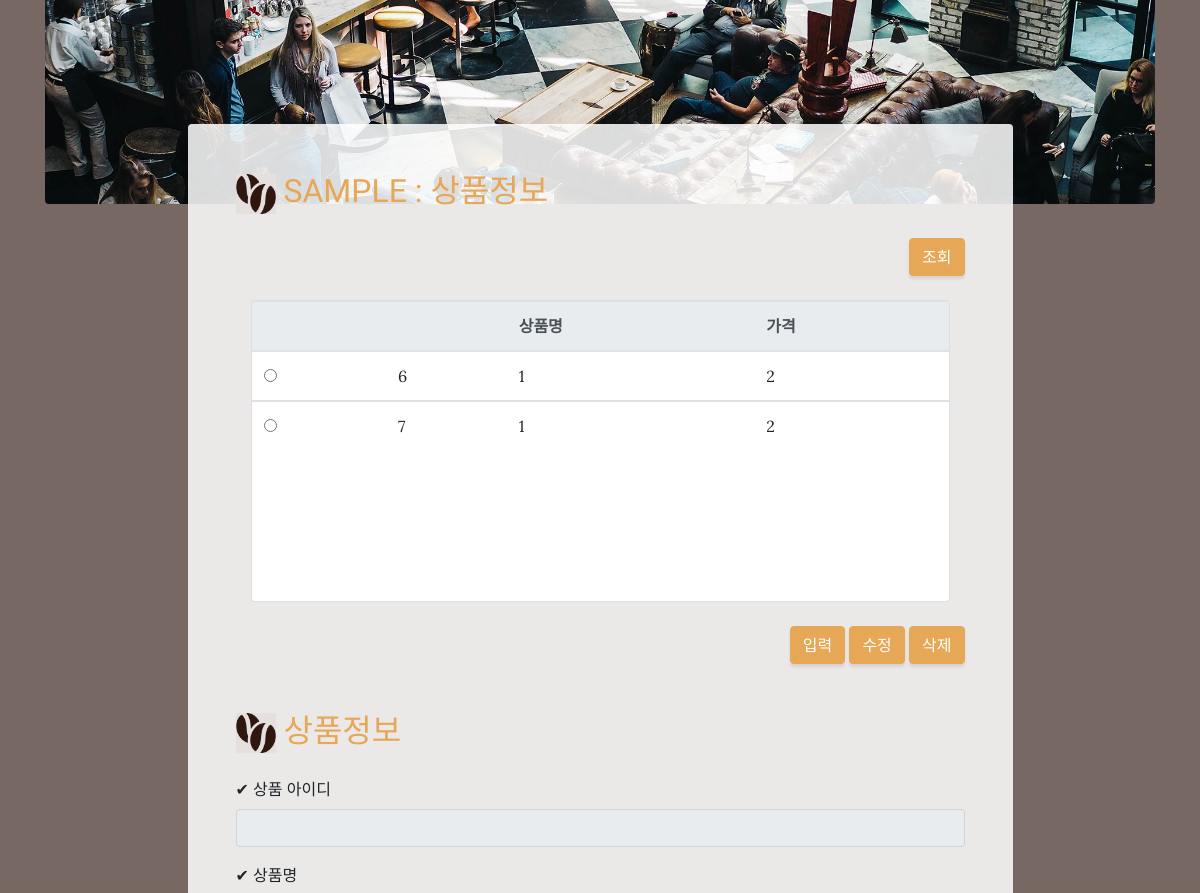
The app's page /maple/serchProduct/ (middle part), older data.
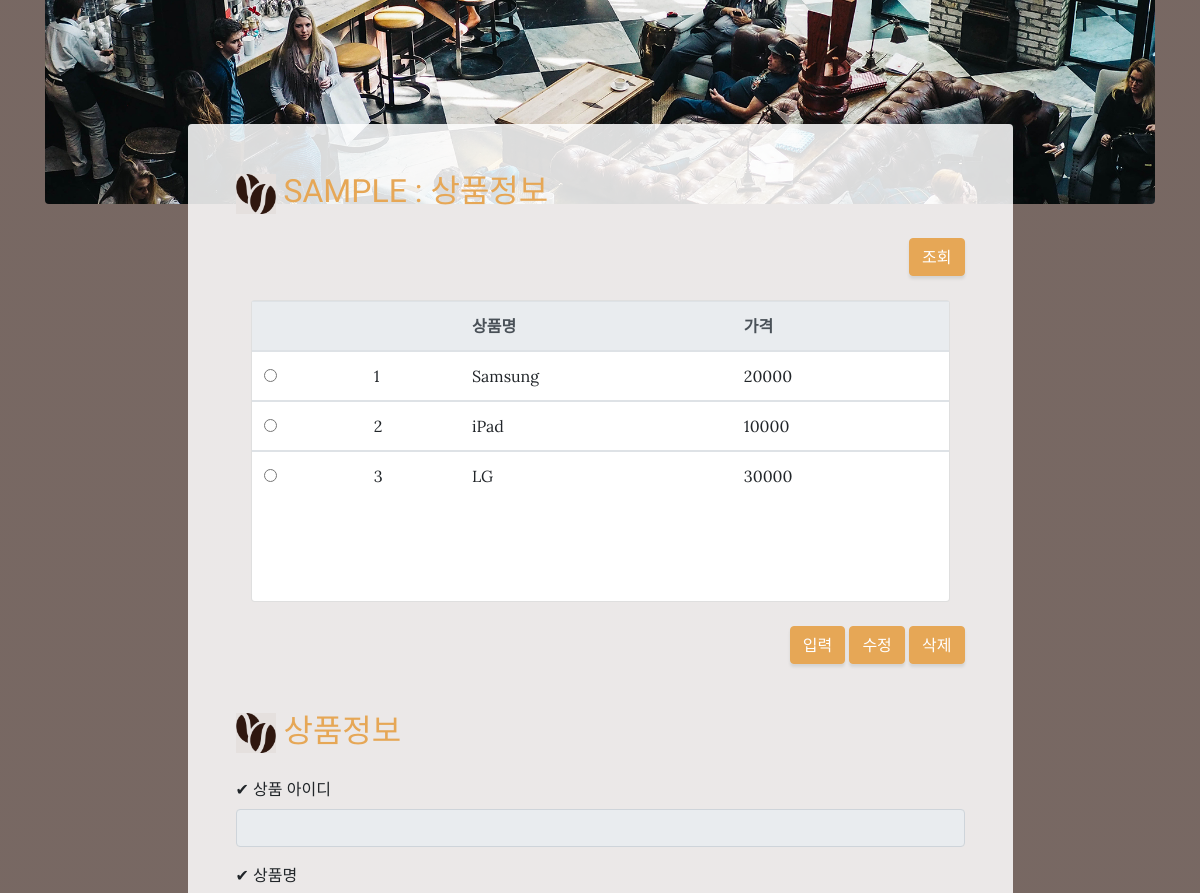
The same page, newer data.
### mapleApp/models.py (models this page shows)
class SampleProduct(models.Model):
    pd_name = models.CharField(max_length=100)
    pd_price = models.IntegerField(default=0)
    def __str__(self):
        return self.pd_name+" , "+str(self.pd_price)

### mapleApp/views.py (the view)
# urls.py: path('serchProduct/', views.serchProduct  ,name='serchProduct'),
def serchProduct(request):
    print('*> serchProduct :')
    producs = SampleProduct.objects.all()
    print('producs',producs)
    context = {'producs': producs}
    return render(request, 'sample_crud.html', context)

### mapleApp/templates/sample_crud.html (shortened to what this page needs)
<!DOCTYPE html>
{% load static%}
<html lang="en">
<head>
  <link href="{% static 'vendor/bootstrap/css/bootstrap.min.css'%}" rel="stylesheet">
  <link href="{% static 'css/business-casual.min.css'  %}" rel="stylesheet">
</head>
<body>
  <section class="page-section about-heading">
    <div class="container">
      <img class="img-fluid rounded about-heading-img mb-3 mb-lg-0" src="img/about.jpg" alt="">
      <div class="about-heading-content">
        <div class="row">
          <div class="col-xl-9 col-lg-10 mx-auto">
            <div class="bg-faded rounded p-5">
              <h2 class="section-heading mb-4">
                <img  src="{% static 'img/cafe_icon3.png'%}" width="40" height="40">
                <span class="text-uppercase text-primary"> SAMPLE : 상품정보 </span>
              </h2>
              <div class="intro-button" align="right">
                <button type="submit" class="btn btn-primary" id="serchBtn1">조회</button>
              </div>
              <br>
{%if producs %}
              <div class="container d-flex justify-content-center mt-50 mb-50">
                <div class="card w-100">
                  <div class="table-responsive">
                    <div style="width:100%; height:300px; overflow:auto ">
                    <table class="table table-hover ">
                      <thead class="thead-light">
                        <tr>
                          <th> </th>
                          <th scope="col"></th>
                          <th scope="col">상품명</th>
                          <th scope="col">가격</th>
                        </tr>
                      </thead>
{%  for produc in  producs   %}
                      <tbody>
                        <tr>
                          <td> <input  type="radio" name="radioValue" value="{{produc.id}}"> </td>
                          <td id="pId_{{produc.id}}">{{produc.id}}</td>
                          <td id="pName_{{produc.id}}" >{{produc.pd_name}}</td>
                          <td id="pPrice_{{produc.id}}">{{produc.pd_price}}</td>
                        </tr>
{%    endfor    %}
                      </tbody>
                    </table>
                    </div>
                  </div>
                </div>
              </div>
 {% else %}
       <p>  데이터가 존재하지 않습니다. </p>
 {% endif %}
              <br>
              <div class="intro-button" align="right">
                <button type="submit" class="btn btn-primary" id="inputBtn2">입력</button>
                <button type="submit" class="btn btn-primary" id="modiBtn2">수정</button>
                <button type="submit" class="btn btn-primary" id="delBtn2">삭제</button>
              </div>
              <br>
              <h2 class="section-heading mb-4">
                <img  src="{% static 'img/cafe_icon3.png'%}" width="40" height="40">
                <span class="text-uppercase text-primary" > 상품정보 </span>
              </h2>
              <section class="content">
                <div class="row">
                  <div class="col-md-12">
                    <div class="box box-primary">
                      <form id="regForm"  method="post" action="{% url 'insertProduct' %}" >
                        <div class="box-body">
                          <div class="form-group">
                            <label for="exampleInputEmail1"> ✔ 상품 아이디 </label>
                              <input type="text" readonly="readonly"
                                id='id' class="form-control" placeholder="">
                          </div>
                          <div class="form-group">
                            <label for="exampleInputEmail1"> ✔ 상품명 </label>
                          </div>
                        </div>
                      </form>
                    </div>
                  </div>
                </div>
              </section>
              <br>
              <br>
            </div>
          </div>
        </div>
      </div>
    </div>
  </section>
</body>
</html>

Row changes from the older to the newer data that the page shows:
removed SampleProduct: id "6", pd_name "1", pd_price "2"
removed SampleProduct: id "7", pd_name "1", pd_price "2"
added SampleProduct: id "1", pd_name "Samsung", pd_price "20000"
added SampleProduct: id "2", pd_name "iPad", pd_price "10000"
added SampleProduct: id "3", pd_name "LG", pd_price "30000"
